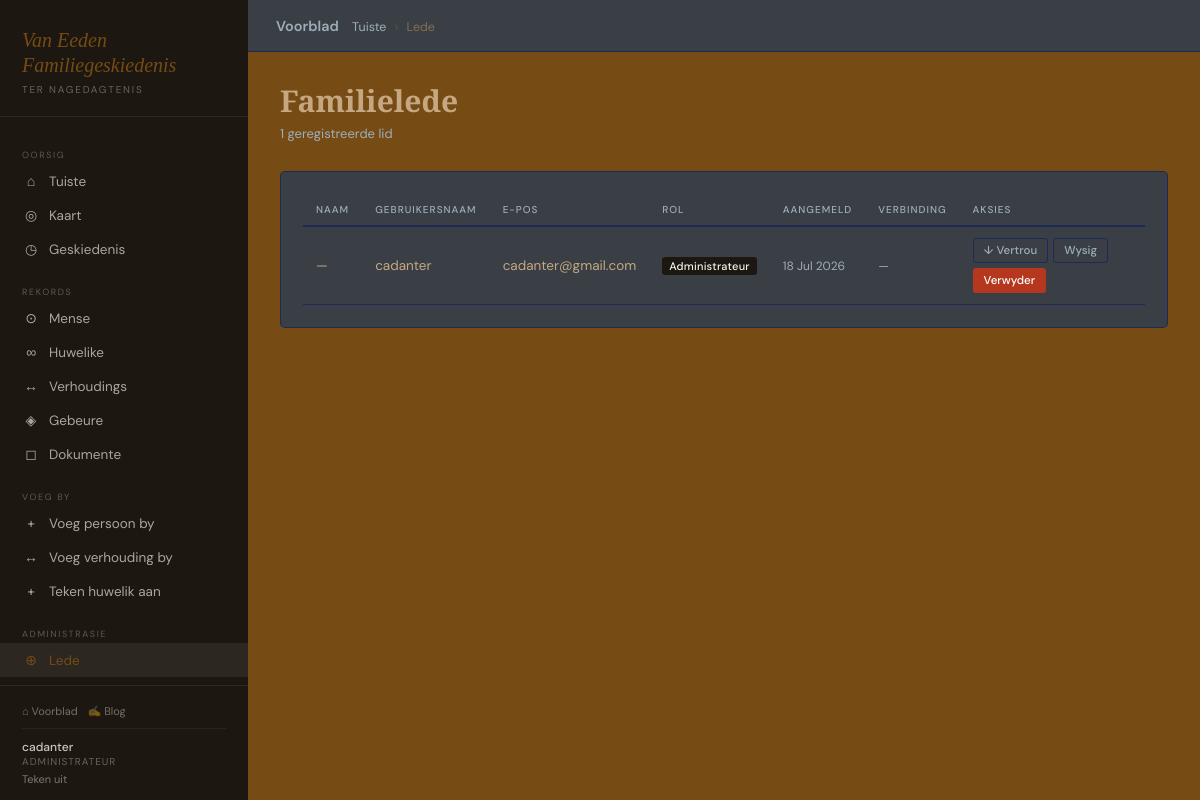
Screenshot of /argief/lede/ (signed in) with the database file from the repository.
### genealogy/models.py (models this page shows, shortened)
class UserProfile(models.Model):
    ROLE_CHOICES = [
        ('pending', 'Hangende Beoordeling'),
        ('viewer',  'Kyker'),
        ('trusted', 'Vertroude Lid'),
        ('admin',   'Administrateur'),
    ]
    user        = models.OneToOneField(User, on_delete=models.CASCADE, related_name='profile')
    role        = models.CharField(max_length=10, choices=ROLE_CHOICES, default='pending')
    bio         = models.TextField(blank=True)
    joined      = models.DateTimeField(auto_now_add=True)
    approved_by = models.ForeignKey(User, on_delete=models.SET_NULL, null=True, blank=True,
                    related_name='approved_profiles')
    approved_at = models.DateTimeField(null=True, blank=True)
    @property
    def is_admin(self):   return self.role == 'admin'
    @property
    def can_edit(self):   return self.role in ('trusted', 'admin')

### genealogy/views.py (the view)
# urls.py: path('lede/',                              views.members_list,   name='members_list'),
@login_required
def members_list(request):
    if not request.user.is_superuser:
        return HttpResponseForbidden()
    profile = get_profile(request.user)
    members = UserProfile.objects.select_related('user','approved_by').order_by('role','joined')
    return render(request, 'genealogy/members_list.html', {'members': members, 'profile': profile})

### genealogy/views.py (called while the page is built)
def get_profile(user):
    if not user.is_authenticated:
        return None
    profile, _ = UserProfile.objects.get_or_create(user=user, defaults={'role': 'pending'})
    return profile

### genealogy/templates/genealogy/members_list.html (shortened to what this page needs)
{% extends "genealogy/base.html" %}
{% block breadcrumb %}<a href="{% url 'genealogy:dashboard' %}">Tuiste</a> <span>›</span> Lede{% endblock %}
{% block content %}
<div class="ph"><div><h2>Familielede</h2><p class="subtitle">{{ members.count }} geregistreerde lid{{ members.count|pluralize:"e" }}</p></div></div>
<div class="card"><div class="table-wrap"><table>
  <thead><tr><th>Naam</th><th>Gebruikersnaam</th><th>E-pos</th><th>Rol</th><th>Aangemeld</th><th>Verbinding</th><th>Aksies</th></tr></thead>
  <tbody>
    {% for m in members %}
    <tr>
      <td>{{ m.user.get_full_name|default:"—" }}</td>
      <td>{{ m.user.username }}</td>
      <td>{{ m.user.email }}</td>
      <td><span class="badge badge-{{ m.role }}">{{ m.get_role_display }}</span></td>
      <td style="font-size:12px;color:var(--muted);">{{ m.joined|date:"d M Y" }}</td>
      <td style="font-size:12px;color:var(--muted);max-width:200px;">{{ m.bio|truncatechars:80|default:"—" }}</td>
      <td>
        {% if request.user.is_superuser%}
        <div style="display:flex;gap:5px;flex-wrap:wrap;">
          <form method="post" action="{% url 'genealogy:approve_member' m.user.pk %}" style="display:flex;gap:5px;">
            {% if m.role == 'pending' %}
              <button name="action" value="approve" class="btn btn-secondary btn-sm">Keur goed</button>
              <button name="action" value="trust" class="btn btn-sm" style="background:#dff0e6;color:#2a5c3a;border:1px solid #b4ddc2;">Vertrou</button>
            {% elif m.role == 'viewer' %}
              <button name="action" value="trust" class="btn btn-sm" style="background:#dff0e6;color:#2a5c3a;border:1px solid #b4ddc2;">↑ Vertrou</button>
            {% elif m.role == 'trusted' %}
              <button name="action" value="approve" class="btn btn-secondary btn-sm">↓ Kyker</button>
            {% elif m.role == 'admin' %}
              <button name="action" value="trust" class="btn btn-secondary btn-sm">↓ Vertrou</button>
            {% endif %}
          </form>
          <a href="{% url 'genealogy:member_edit' m.user.pk %}" class="btn btn-secondary btn-sm">Wysig</a>
          <form method="post" action="{% url 'genealogy:member_delete' m.user.pk %}" style="display:inline;"
                onsubmit="return confirm('Is jy seker jy wil {{ m.user.username }} verwyder?')">
            <button type="submit" class="btn btn-danger btn-sm">Verwyder</button>
          </form>
        </div>
        {% else %}
        <span style="font-size:11.5px;color:var(--muted);">Beheerder</span>
        {% endif %}
      </td>
    </tr>
    {% empty %}
    <tr><td colspan="7" style="text-align:center;color:var(--muted);padding:32px;">Nog geen lede nie.</td></tr>
    {% endfor %}
  </tbody>
</table></div></div>
{% endblock %}

### genealogy/templates/genealogy/base.html (shortened to what this page needs)
{% load static %}
<!DOCTYPE html>
<html lang="af">
<head>
  <link rel="stylesheet" href="{% static 'genealogy/css/main.css' %}">
</head>
<body>
<nav class="sidebar" id="sidebar">
  <div class="brand">
    <div class="brand-title">Van Eeden<br>Familiegeskiedenis</div>
    <div class="brand-sub">Ter nagedagtenis</div>
  </div>
  <div class="nav">
    <div class="nav-label">Oorsig</div>
    <a href="{% url 'genealogy:dashboard' %}" class="{% if request.resolver_match.url_name == 'dashboard' %}active{% endif %}">
      <span class="ic">⌂</span> Tuiste
    </a>
    <a href="{% url 'genealogy:map' %}" class="{% if request.resolver_match.url_name == 'map' %}active{% endif %}">
      <span class="ic">◎</span> Kaart
    </a>
    <a href="{% url 'genealogy:audit_log' %}" class="{% if request.resolver_match.url_name == 'audit_log' %}active{% endif %}">
      <span class="ic">◷</span> Geskiedenis
    </a>
    <div class="nav-label">Rekords</div>
    <a href="{% url 'genealogy:person_list' %}" class="{% if 'person' in request.resolver_match.url_name %}active{% endif %}">
      <span class="ic">⊙</span> Mense
    </a>
    <a href="{% url 'genealogy:marriage_list' %}" class="{% if 'marriage' in request.resolver_match.url_name %}active{% endif %}">
      <span class="ic">∞</span> Huwelike
    </a>
    <a href="{% url 'genealogy:relationship_list' %}" class="{% if 'relationship' in request.resolver_match.url_name %}active{% endif %}">
      <span class="ic">↔</span> Verhoudings
    </a>
    <a href="{% url 'genealogy:event_list' %}" class="{% if 'event' in request.resolver_match.url_name %}active{% endif %}">
      <span class="ic">◈</span> Gebeure
    </a>
    <a href="{% url 'genealogy:document_list' %}" class="{% if 'document' in request.resolver_match.url_name %}active{% endif %}">
      <span class="ic">◻</span> Dokumente
    </a>
    {% if user.is_authenticated and profile %}
      {% if profile.can_edit %}
        <div class="nav-label">Voeg by</div>
        <a href="{% url 'genealogy:person_create' %}"><span class="ic">+</span> Voeg persoon by</a>
        <a href="{% url 'genealogy:relationship_create' %}"><span class="ic">↔</span> Voeg verhouding by</a>
        <a href="{% url 'genealogy:marriage_create' %}"><span class="ic">+</span> Teken huwelik aan</a>
      {% elif profile.is_approved %}
        <div class="nav-label">Bydrae</div>
        <a href="{% url 'genealogy:person_create' %}"><span class="ic">+</span> Stel persoon voor</a>
        <a href="{% url 'genealogy:person_list' %}"><span class="ic">✎</span> Stel wysiging voor</a>
      {% endif %}
      {% if profile.is_admin %}
        <div class="nav-label">Administrasie</div>
        <a href="{% url 'genealogy:members_list' %}" class="{% if request.resolver_match.url_name == 'members_list' %}active{% endif %}">
          <span class="ic">⊕</span> Lede
        </a>
        <a href="{% url 'genealogy:pending_edits' %}" class="{% if request.resolver_match.url_name == 'pending_edits' %}active{% endif %}">
        </a>
      {% endif %}
    {% endif %}
  </div>
  <div class="sidebar-user">
    <div style="margin-bottom:10px;padding-bottom:10px;border-bottom:1px solid rgba(255,255,255,.06);display:flex;gap:10px;">
      <a href="/" style="color:rgba(247,243,236,.4);font-size:11px;text-decoration:none;">⌂ Voorblad</a>
      <a href="{% url 'blog:post_list' %}" style="color:rgba(247,243,236,.4);font-size:11px;text-decoration:none;">✍ Blog</a>
    </div>
    {% if user.is_authenticated %}
      <div class="uname">{{ user.get_full_name|default:user.username }}</div>
      {% if profile %}<div class="urole">{{ profile.get_role_display }}</div>{% endif %}
      <a href="{% url 'genealogy:logout' %}">Teken uit</a>
    {% else %}
      <a href="{% url 'genealogy:login' %}" style="color:rgba(247,243,236,.6)">Teken in</a>
      &nbsp;·&nbsp;
      <a href="{% url 'genealogy:register' %}" style="color:rgba(247,243,236,.6)">Registreer</a>
    {% endif %}
  </div>
</nav>
<div class="main">
  <div class="topbar">
    <div class="breadcrumb">
      <a href="/" style="color: var(--muted); font-weight: 600; font-size: 0.9rem; padding-right: 10px;">Voorblad</a>
      {% block breadcrumb %}<a href="{% url 'genealogy:dashboard' %}">Tuiste</a>{% endblock %}
    </div>
  </div>
  <div class="content">
    {% block content %}{% endblock %}
  </div>
</div>
</body>
</html>

### genealogy/static/genealogy/css/main.css (style rules this page uses)
*, *::before, *::after { box-sizing: border-box; margin: 0; padding: 0; }
:root { --cream: #774b14; --ink: #1c1710; --body-txt: #c5a882; --sepia: #806e54; --gold: #f1ef83; --rust: #b5381e; --sage: #3d6b4f; --muted: #9daeb9; --border: #02146680; --card: #3a3f45; --red-light: #fdf2f0; --sidebar-w: 248px; }
body { font-family: 'DM Sans', sans-serif; background: var(--cream); color: var(--body-txt); min-height: 100vh; display: flex; }
.sidebar { width: var(--sidebar-w); height: 100vh; background: var(--ink); color: var(--cream); display: flex; flex-direction: column; position: fixed; top: 0; left: 0; z-index: 100; overflow: hidden; }
.brand { padding: 28px 22px 20px; border-bottom: 1px solid rgba(255, 255, 255, .08); }
.brand-title { font-family: 'EB Garamond', serif; font-size: 20px; line-height: 1.25; font-style: italic; }
.brand-sub { font-size: 10px; letter-spacing: .18em; text-transform: uppercase; color: rgba(247, 243, 236, .35); margin-top: 5px; }
.nav { padding: 12px 0; flex: 1; overflow-y: auto; }
.nav-label { padding: 10px 22px 3px; font-size: 9px; letter-spacing: .18em; text-transform: uppercase; color: rgba(247, 243, 236, .3); margin-top: 10px; }
.nav a { display: flex; align-items: center; gap: 9px; padding: 8px 22px; color: rgba(247, 243, 236, .65); text-decoration: none; font-size: 13.5px; transition: all .12s; }
.nav a:hover, .nav a.active { color: var(--cream); background: rgba(255, 255, 255, .07); }
.nav a .ic { width: 18px; text-align: center; font-size: 14px; }
.sidebar-user { padding: 14px 22px; border-top: 1px solid rgba(255, 255, 255, .08); font-size: 12px; }
.sidebar-user .uname { color: rgba(247, 243, 236, .8); font-weight: 500; }
.sidebar-user .urole { font-size: 10px; color: rgba(247, 243, 236, .35); text-transform: uppercase; letter-spacing: .1em; }
.sidebar-user a { color: rgba(247, 243, 236, .45); text-decoration: none; font-size: 11px; margin-top: 4px; display: block; }
.main { margin-left: var(--sidebar-w); flex: 1; display: flex; flex-direction: column; }
.topbar { background: var(--card); border-bottom: 1px solid var(--border); height: 52px; padding: 0 28px; display: flex; align-items: center; justify-content: space-between; position: sticky; top: 0; z-index: 50; }
.breadcrumb { font-size: 12.5px; color: var(--sepia); }
.breadcrumb a { color: var(--muted); text-decoration: none; }
.breadcrumb span { margin: 0 5px; opacity: .5; }
.content { padding: 28px 32px; flex: 1; }
h2 { font-family: 'EB Garamond', serif; font-size: 30px; font-weight: 600; margin-bottom: 4px; }
.subtitle { color: var(--muted); font-size: 13px; margin-bottom: 24px; }
.card { background: var(--card); border: 1px solid var(--border); border-radius: 5px; padding: 22px; margin-top: 0px; margin-bottom: 18px; }
.btn { display: inline-flex; align-items: center; gap: 5px; padding: 7px 14px; border-radius: 3px; font-size: 12.5px; font-weight: 500; cursor: pointer; text-decoration: none; border: 1px solid transparent; font-family: 'DM Sans', sans-serif; transition: all .12s; }
.btn-secondary { background: transparent; color: var(--muted); border-color: var(--border); }
.btn-danger { background: var(--rust); color: white; }
.btn-sm { padding: 4px 10px; font-size: 11.5px; }
.table-wrap { overflow-x: auto; }
table { width: 100%; border-collapse: collapse; font-size: 13.5px; }
th { text-align: left; padding: 9px 13px; font-size: 10px; text-transform: uppercase; letter-spacing: .1em; color: var(--muted); border-bottom: 2px solid var(--border); font-weight: 500; }
td { padding: 11px 13px; border-bottom: 1px solid var(--border); }
td a { color: var(--sepia); text-decoration: none; font-weight: 500; }
.badge { display: inline-block; padding: 2px 7px; border-radius: 3px; font-size: 11px; font-weight: 500; letter-spacing: .02em; }
.badge-admin { background: #1c1710; color: #f7f3ec; }
.ph { display: flex; justify-content: space-between; align-items: flex-start; margin-bottom: 5px; }

### rows the page displays
UserProfile: role "ADMINISTRATEUR", user.get_full_name "—", user.username "cadanter", user.email "cadanter@gmail.com", role "Administrateur", joined "18 Jul 2026", bio "—", shows "↓ Vertrou"

### other values shown
{{ user.get_full_name|default:user.username }} "cadanter"
{{ members.count }} "1"
